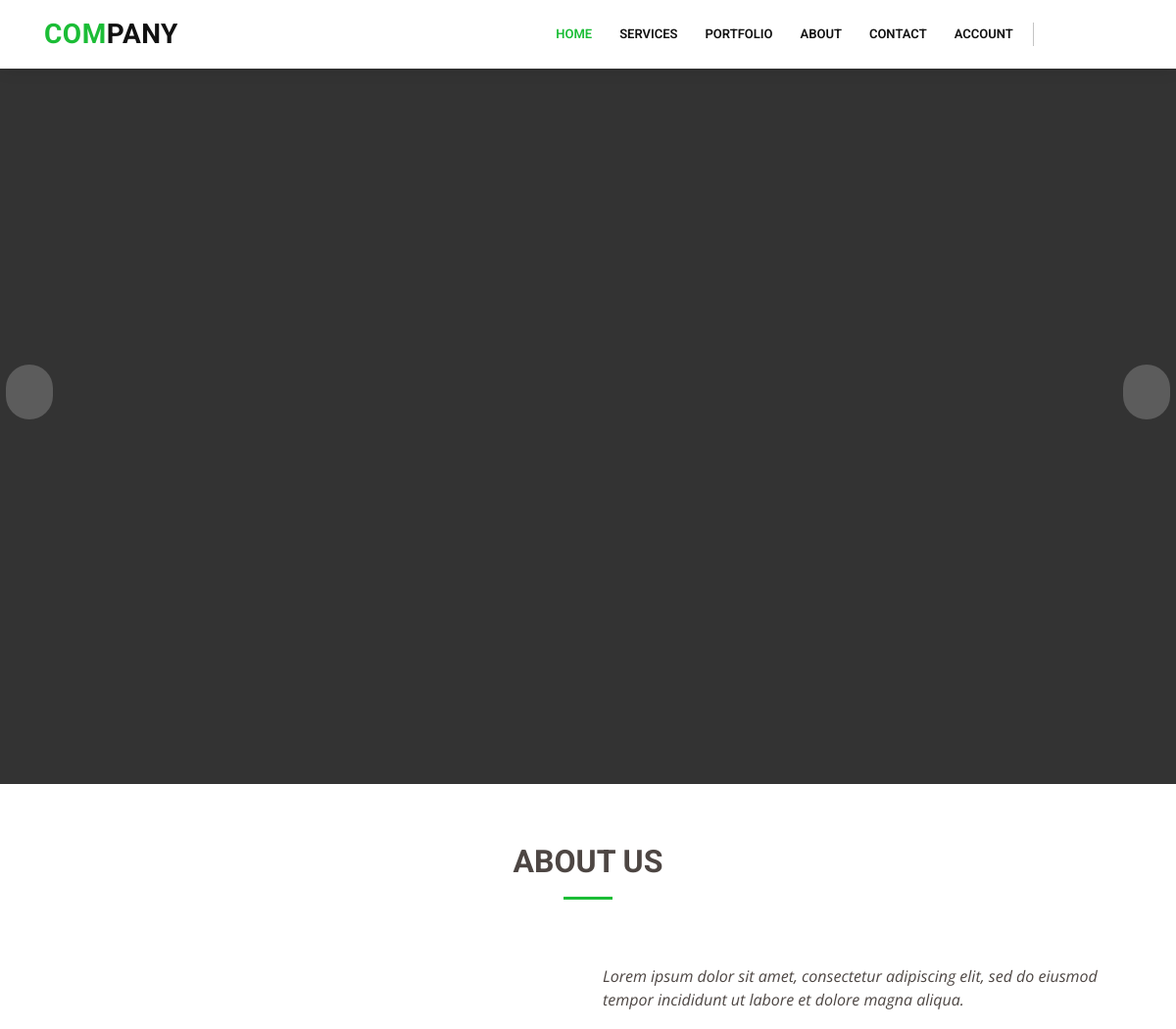
The app's page / (upper part), older data.
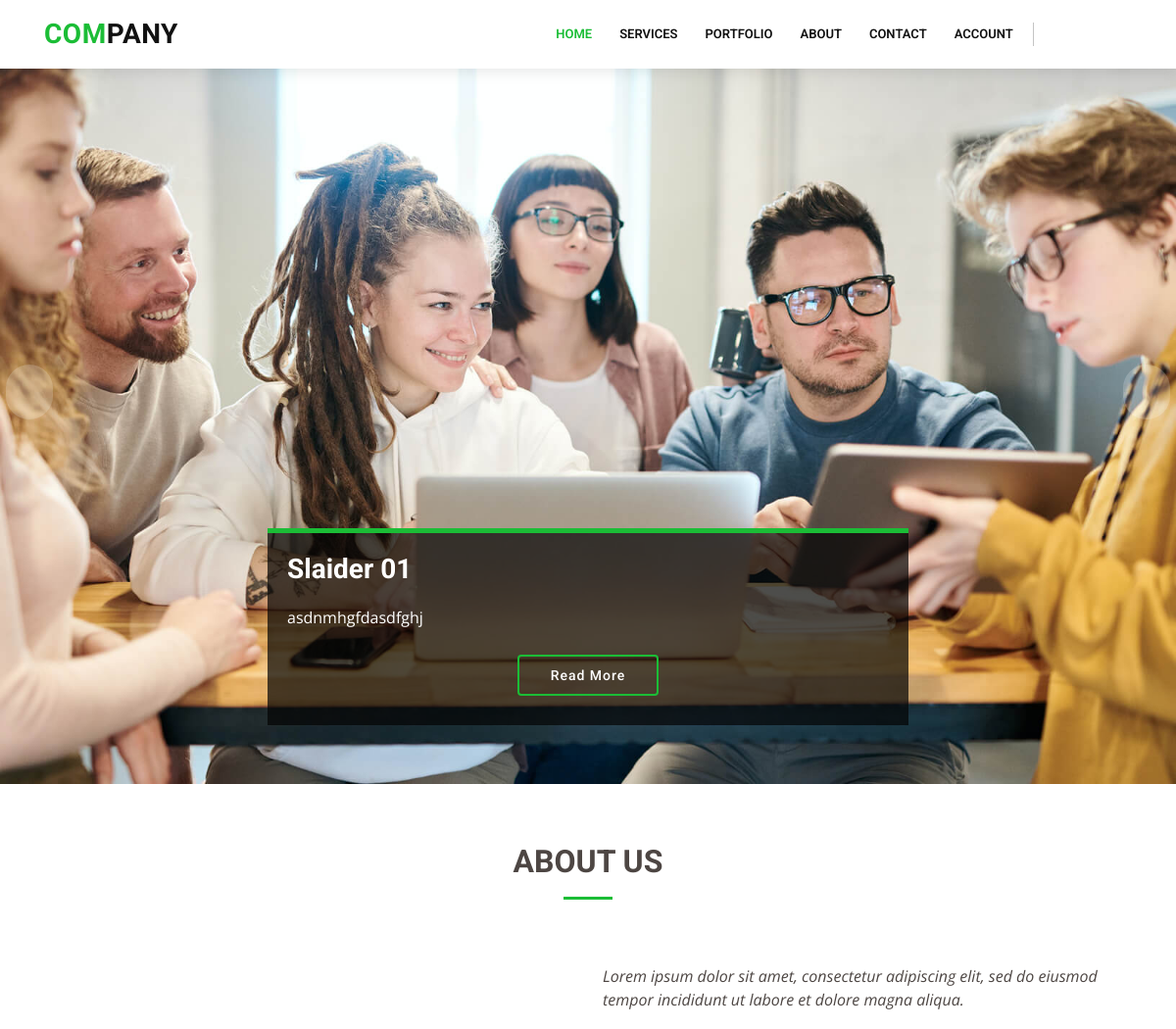
The same page, newer data.
### index/models.py (models this page shows, shortened)
class slider(models.Model):
    title = models.CharField(max_length=200,blank= False)
    description = models.TextField(max_length=700,blank= False)
    image = models.ImageField(upload_to='slider/',blank= False)

### index/views.py (the view)
# urls.py: path('', views.home,name = 'home'),
def home(request):
    aboutdata = about.objects.all()
    sliderdata = slider.objects.all()
    clientdata = client.objects.all()
    contex={
        'about':aboutdata,
        'slider':sliderdata,
        'client':clientdata
    }
    return render(request, 'index.html',contex)

### templates/index.html (shortened to what this page needs)
{% extends 'layouts.html' %}
{%block content%}
    {% include 'slider.html' with sliderdata=slider%}
    {% load static %}
    <section id="about-us" class="about-us">
      <div class="container" data-aos="fade-up">
        <div class="section-title">
          <h2>About Us</strong></h2>
        </div>
        <div class="row content">
          <div class="col-lg-6" data-aos="fade-right">
          </div>
          <div class="col-lg-6 pt-4 pt-lg-0" data-aos="fade-left">
            <p class="font-italic">
              Lorem ipsum dolor sit amet, consectetur adipiscing elit, sed do eiusmod tempor incididunt ut labore et dolore
              magna aliqua.
            </p>
          </div>
        </div>
      </div>
    </section>
  </main>
{%endblock %}

### templates/slider.html (shortened to what this page needs)
{% load static %}
  <section id="hero">
    <div id="heroCarousel" class="carousel slide carousel-fade" data-ride="carousel">
      <div class="carousel-inner" role="listbox">
{% for slider in sliderdata %}
        <div class="carousel-item {% if forloop.first %} active {% endif %}" style="background-image: url({{ slider.image.url }});">
          <div class="carousel-container">
            <div class="carousel-content animate__animated animate__fadeInUp">
              <h2>{{slider.title }}</h2>
              <p>{{slider.description }}</p>
              <div class="text-center"><a href="" class="btn-get-started">Read More</a></div>
            </div>
          </div>
        </div>
{% endfor %}
      </div>
      <a class="carousel-control-prev" href="#heroCarousel" role="button" data-slide="prev">
        <span class="carousel-control-prev-icon icofont-simple-left" aria-hidden="true"></span>
      </a>
      <a class="carousel-control-next" href="#heroCarousel" role="button" data-slide="next">
        <span class="carousel-control-next-icon icofont-simple-right" aria-hidden="true"></span>
      </a>
    </div>
  </section>

Row changes from the older to the newer data that the page shows:
added slider: image (picture), title "Slaider 01", description "asdnmhgfdasdfghj"
